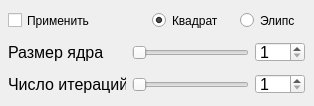
     <widget class="QWidget" name="tab_2">
      <attribute name="title">
       <string>Эрозия</string>
      </attribute>
      <widget class="QWidget" name="layoutWidget_5">
       <property name="geometry">
        <rect>
         <x>8</x>
         <y>40</y>
         <width>297</width>
         <height>25</height>
        </rect>
       </property>
       <layout class="QHBoxLayout" name="hrzntlLt_18">
        <item>
         <widget class="QLabel" name="lbl_ErosionSizeKernel">
          <property name="minimumSize">
           <size>
            <width>118</width>
            <height>20</height>
           </size>
          </property>
          <property name="maximumSize">
           <size>
            <width>118</width>
            <height>20</height>
           </size>
          </property>
          <property name="font">
           <font>
            <pointsize>12</pointsize>
            <weight>50</weight>
            <bold>false</bold>
           </font>
          </property>
          <property name="text">
           <string>Размер ядра</string>
          </property>
         </widget>
        </item>
        <item>
         <widget class="QSlider" name="sldr_ErosionSizeKernel">
          <property name="font">
           <font>
            <pointsize>12</pointsize>
            <weight>50</weight>
            <bold>false</bold>
           </font>
          </property>
          <property name="minimum">
           <number>1</number>
          </property>
          <property name="orientation">
           <enum>Qt::Horizontal</enum>
          </property>
         </widget>
        </item>
        <item>
         <widget class="QSpinBox" name="spnBx_ErosionSizeKernel">
          <property name="minimumSize">
           <size>
            <width>50</width>
            <height>20</height>
           </size>
          </property>
          <property name="maximumSize">
           <size>
            <width>50</width>
            <height>20</height>
           </size>
          </property>
          <property name="font">
           <font>
            <pointsize>12</pointsize>
            <weight>50</weight>
            <bold>false</bold>
           </font>
          </property>
          <property name="minimum">
           <number>1</number>
          </property>
         </widget>
        </item>
       </layout>
      </widget>
      <widget class="QCheckBox" name="chckBx_ErosionApply">
       <property name="geometry">
        <rect>
         <x>8</x>
         <y>8</y>
         <width>105</width>
         <height>25</height>
        </rect>
       </property>
       <property name="minimumSize">
        <size>
         <width>105</width>
         <height>25</height>
        </size>
       </property>
       <property name="maximumSize">
        <size>
         <width>105</width>
         <height>20</height>
        </size>
       </property>
       <property name="text">
        <string>Применить</string>
       </property>
      </widget>
      <widget class="QWidget" name="layoutWidget_6">
       <property name="geometry">
        <rect>
         <x>8</x>
         <y>72</y>
         <width>297</width>
         <height>25</height>
        </rect>
       </property>
       <layout class="QHBoxLayout" name="hrzntlLt_19">
        <item>
         <widget class="QLabel" name="lbl_ErosionIteration">
          <property name="minimumSize">
           <size>
            <width>118</width>
            <height>20</height>
           </size>
          </property>
          <property name="maximumSize">
           <size>
            <width>118</width>
            <height>20</height>
           </size>
          </property>
          <property name="font">
           <font>
            <pointsize>12</pointsize>
            <weight>50</weight>
            <bold>false</bold>
           </font>
          </property>
          <property name="text">
           <string>Число итераций</string>
          </property>
         </widget>
        </item>
        <item>
         <widget class="QSlider" name="sldr_ErosionIteration">
          <property name="font">
           <font>
            <pointsize>12</pointsize>
            <weight>50</weight>
            <bold>false</bold>
           </font>
          </property>
          <property name="minimum">
           <number>1</number>
          </property>
          <property name="orientation">
           <enum>Qt::Horizontal</enum>
          </property>
         </widget>
        </item>
        <item>
         <widget class="QSpinBox" name="spnBx_ErosionIteration">
          <property name="minimumSize">
           <size>
            <width>50</width>
            <height>20</height>
           </size>
          </property>
          <property name="maximumSize">
           <size>
            <width>50</width>
            <height>20</height>
           </size>
          </property>
          <property name="font">
           <font>
            <pointsize>12</pointsize>
            <weight>50</weight>
            <bold>false</bold>
           </font>
          </property>
          <property name="minimum">
           <number>1</number>
          </property>
         </widget>
        </item>
       </layout>
      </widget>
      <widget class="QRadioButton" name="rdBttn_ErosionRect">
       <property name="geometry">
        <rect>
         <x>152</x>
         <y>8</y>
         <width>82</width>
         <height>25</height>
        </rect>
       </property>
       <property name="text">
        <string>Квадрат</string>
       </property>
       <property name="checked">
        <bool>true</bool>
       </property>
      </widget>
      <widget class="QRadioButton" name="rdBttn_ErosionEllipse">
       <property name="geometry">
        <rect>
         <x>240</x>
         <y>8</y>
         <width>65</width>
         <height>25</height>
        </rect>
       </property>
       <property name="text">
        <string>Элипс</string>
       </property>
      </widget>
     </widget>
